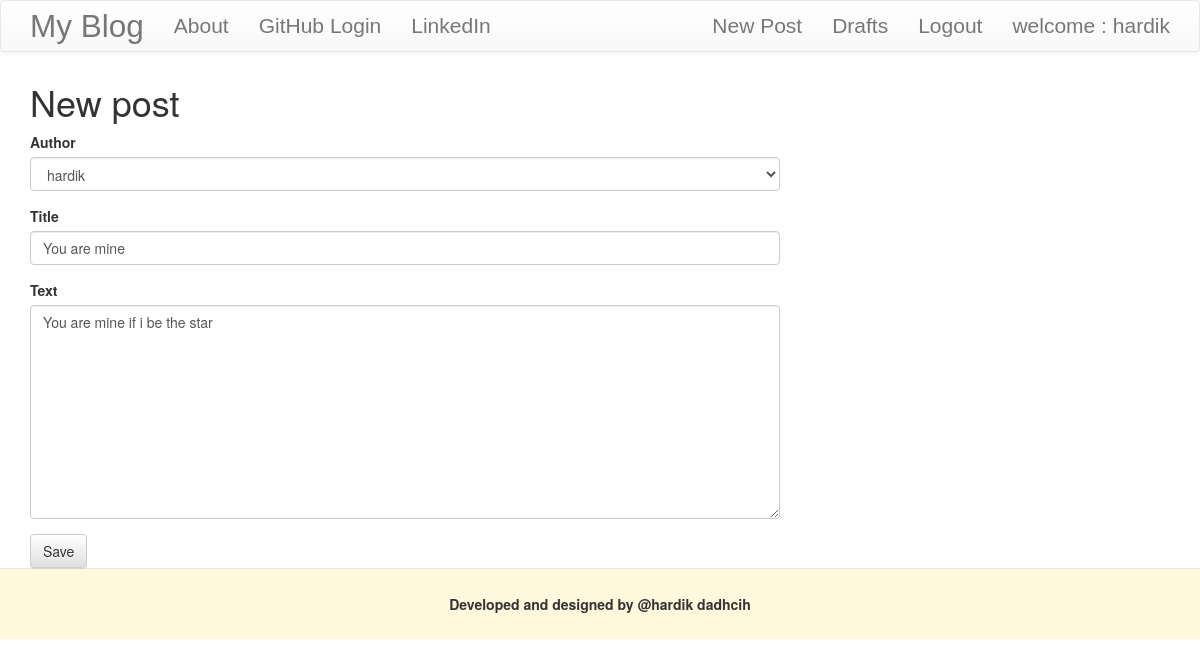
Screenshot of /post/1/edit/ (signed in) with the database file from the repository.
### blog/models.py (models this page shows, shortened)
class Post(models.Model):
    author = models.ForeignKey('auth.User')
    title = models.CharField(max_length=200)
    text = models.TextField()
    create_date = models.DateTimeField(default=timezone.now())
    published_date = models.DateTimeField(blank=True, null=True)

### blog/views.py (the view)
# urls.py: url(r'^post/(?P<pk>\d+)/edit/$', views.PostUpadteview.as_view(), name='post_edit'),
class PostUpadteview(LoginRequiredMixin, UpdateView):
    login_url = '/login/'
    redirect_field_name = 'blog/post_detail.html'
    form_class = PostForm
    model = Post

### blog/forms.py
class PostForm(forms.ModelForm):
    class Meta:
        model = Post
        fields = ('author', 'title', 'text')
        widgets = {'title': forms.TextInput(attrs={'class': 'textInputClass'}),
                   'text': forms.Textarea(attrs={'class': 'editable medium-editor-textarea postconetent'}),
                   }

### blog/templates/blog/post_form.html (shortened to what this page needs)
{% extends 'blog/base.html' %}
{% load bootstrap3 %}
{% block body_content %}
    <h1>New post</h1>
    <form class="post-form" method="POST">
       {%   bootstrap_form form  %}
    <button type="submit" class="save btn btn-default" >
    Save
    </button>
    </form>
{% endblock %}

### blog/templates/blog/base.html (shortened to what this page needs)
<!DOCTYPE html>
{% load staticfiles %}
<html lang="en">
<head>
    <link rel="stylesheet" href="https://maxcdn.bootstrapcdn.com/bootstrap/3.3.7/css/bootstrap.min.css"
>
    <link rel="stylesheet" href="https://maxcdn.bootstrapcdn.com/bootstrap/3.3.7/css/bootstrap-theme.min.css"
>
    <link rel="stylesheet" href="{% static 'css/blog.css' %}">
</head>
<body>
<nav class="navbar navbar-default techfont custom-navbar">
    <div class="container">
        <ul class="nav navbar-nav">
            <li><a class="navbar-brand bigbrand" href="{% url 'post_list' %}">My Blog</a></li>
            <li><a href="{% url 'about' %}">About</a></li>
            <li><a href="https://github.com" target="_blank">GitHub Login</a></li>
            <li><a href="http://linkedin.com/in" target="_blank">LinkedIn</a></li>
        </ul>
        <ul class="nav navbar-nav navbar-right">
            {% if user.is_authenticated %}
                <li><a href="{% url 'post_new' %}">New Post</a></li>
                <li><a href="{% url 'post_draft_list' %}">Drafts</a></li>
                <li><a href="{% url 'logout' %}">Logout</a></li>
                <li><a> welcome : {{ user.username }}</a></li>
            {% else %}
                <li><a class="nav navbar-right" href="{% url 'login' %}"><span class="glyphicon glyphicon-user"></span>Login</a>
                </li>
            {% endif %}
        </ul>
    </div>
</nav>
    <div class="content container">
        <div class="row">
            <div class="col-md-8">
                <div class="blog_post">
                    {% block body_content %}
                    {% endblock %}
                </div>
            </div>
        </div>
    </div>
<div class=" basic modal-footer">
    <p><center><strong>Developed and designed by @hardik dadhcih</strong></center></p>
</div>
</body>
</html>

### blog/static/css/blog.css (style rules this page uses)
.techfont { font-family: 'Arial Narrow', sans-serif; font-size: 1.5em; margin-bottom: 10px; }
.bigbrand { font-size: 1.5em; }
.basic { background-color: cornsilk; }

### rows the page displays
Post: author "hardik", title "You are mine", text "You are mine if i be the star"

### other values shown
{{ user.username }} "hardik"
